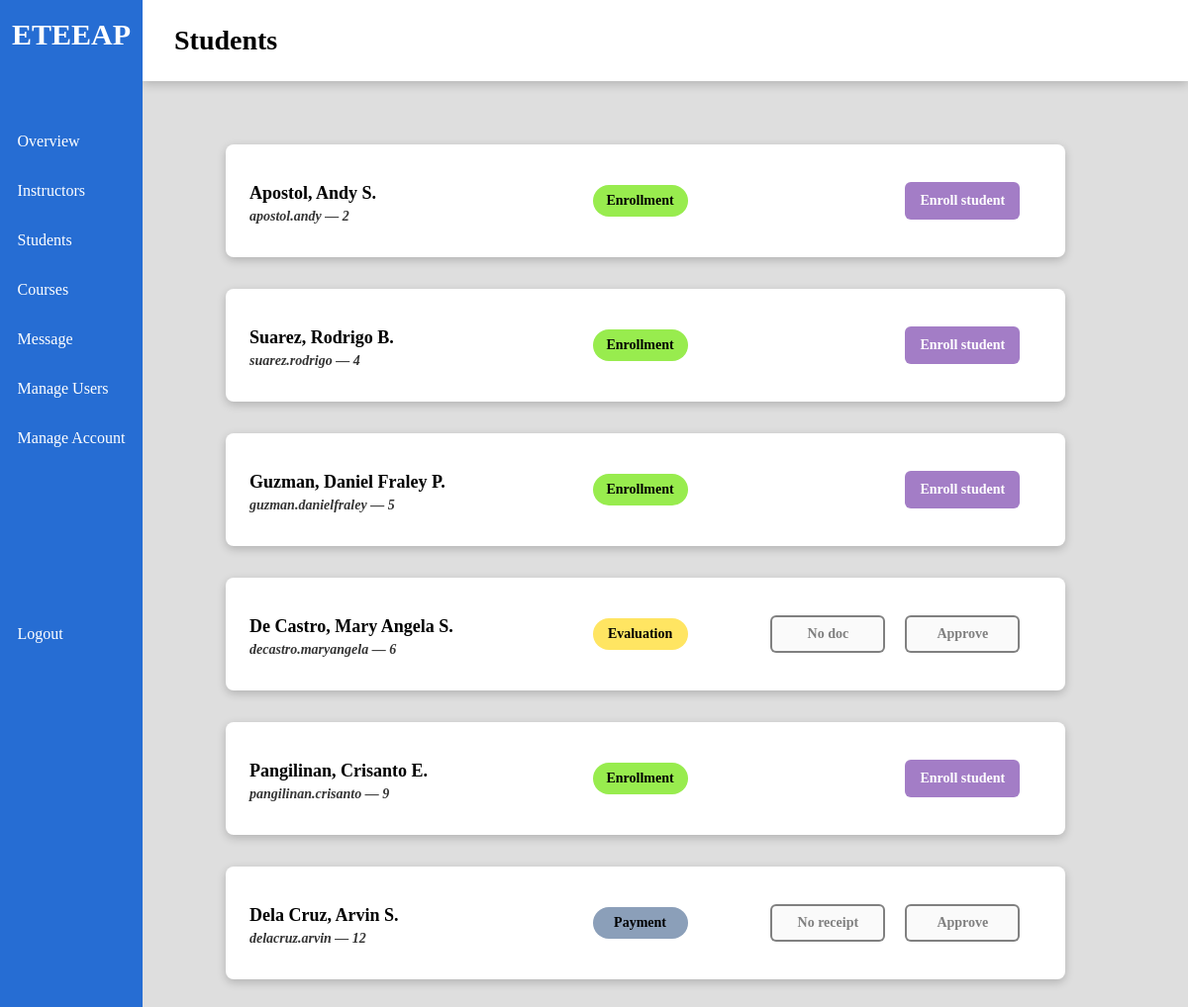
The page /index/admin_students (signed in) on the database its author committed.
### models.py (models this page shows)
class User(db.Model):
    __tablename__ = "users"
    id = db.Column("id", db.Integer, primary_key=True)
    username = db.Column("username", db.String(64), unique=True, nullable=False)
    f_name = db.Column("f_name", db.String(64))
    m_name = db.Column("m_name", db.String(64))
    l_name = db.Column("l_name", db.String(64))
    password = db.Column("password", db.String(64), nullable=False)
    user_type = db.Column(db.Enum('admin', 'instructor', 'student'), nullable=False)

class Student(db.Model):
    __tablename__ = "students"
    id = db.Column("id", db.Integer, primary_key=True)
    user = db.Column("user", db.Integer, db.ForeignKey('users.id'))
    progress = db.Column(db.Enum('payment', 'evaluation', 'enrollment', 'completion'), nullable=False, default='payment')
    receipt_filepath = db.Column("receipt_filepath", db.String(64))
    document_filepath = db.Column("application_document_filepath", db.String(64))
    enrollments = db.relationship("Enrollment", backref='students')

### views.py (the view)
@views.route('/admin_students')
def admin_students():
    if g.user != 'admin':
        return redirect(url_for('.unauthorized'))
    views = user_views[g.user]
    students = db.get_students()
    data = { 'students': [] }
    for s in students:
        info = {
            'name': f"{s['l_name'].title()}, {s['f_name']} {s['m_name'][0]}.",
            'username': s['username'],
            'id': s['id'],
            'uid': s['user'],
            'progress': s['progress'],
            'receipt': s['receipt_filepath'],
            'doc': s['document_filepath']
        }
        data['students'].append(info)
    return render_template('students-admin.html', page="Students", data=data, views=views)

### db_functions.py (called while the page is built)
def get_user(user_id):
    return User.query.filter_by(id=user_id).first().__dict__

def get_students():
    students = []
    for student in Student.query.all():
        student = student.__dict__
        userinfo = get_user(student['user'])
        student['f_name'] = userinfo['f_name']
        student['l_name'] = userinfo['l_name']
        student['m_name'] = userinfo['m_name']
        student['username'] = userinfo['username']
        students.append(student)
    return students

### views.py (called while the page is built)
@views.before_request
def verify_permissions():
    g.user = None
    if 'user' in session:
        g.user = session['user']
    else:
        return redirect('/login')

### templates/students-admin.html (shortened to what this page needs)
{% extends "index.html" %}
{% block content %}
<div class="main-content">
    {% for student in data.students %}
    <div class="main-row">
        <div class="card bar color-white">
            <div class="left">
                <div class="card-strongtext"> {{ student.name}} </div>
                <div class="card-subtext">{{ student.username }} — {{ student.uid }}</div>
            </div>
            <div class="middle">
                <div class="cell {{ student.progress }}"> {{ student.progress.title() }} </div>
            </div>
            <div class="right">
                {% if student.progress == 'payment' and student.receipt %}
                    <a href="{{url_for(".get_receipt", user_id=student.uid )}}" target="_blank"><button class="btn-grey">View receipt</button></a>
                    <button class="btn-green" onclick="approveStatus('{{student.id}}', '{{student.progress}}')">Approve</button>
                {% elif student.progress == 'payment' %}
                    <button disabled>No receipt</button>
                    <button disabled>Approve</button>
                {% elif student.progress == 'evaluation' and student.doc %}
                    <a href="{{url_for(".get_document", user_id=student.uid )}}" target="_blank"><button class="btn-grey">View doc</button></a>
                    <button class="btn-green" onclick="approveStatus('{{student.id}}', '{{student.progress}}')">Approve</button>
                {% elif student.progress == 'evaluation' %}
                    <button disabled>No doc</button>
                    <button disabled>Approve</button>
                {% elif student.progress == 'enrollment' %}
                    <button class="btn-purple" onclick="modifyStudentCourses('{{student.id}}')">Enroll student</button>
                {% endif %}
            </div>
        </div>
    </div>
    {% endfor %}
</div>
{% endblock %}

### static/styles/index.css (style rules this page uses)
* { margin: 0; padding: 0; font-family: quicksand; }
body { background-color: #dedede; }
button { color: white; font-size: 14px; padding: 12px; border: none; border-radius: 6px; }
button[disabled] { cursor: default; color: rgba(47, 47, 47, 0.6); border: 2px solid rgba(47, 47, 47, 0.6);; }
.btn-purple { background-color: rgba(153, 111, 192, 0.9); }

### rows shown on the page
User: username "apostol.andy"
User: username "suarez.rodrigo"
User: username "guzman.danielfraley"
Student: name "De Castro, Mary Angela S.", username "decastro.maryangela", uid "6", progress "Evaluation", shows "No doc"
User: username "pangilinan.crisanto"
User: name "Dela Cruz, Arvin S.", username "delacruz.arvin", uid "12", progress "Payment", shows "No receipt"

### other values the page prints
{{ view.name }} "Overview" "Instructors" "Students" "Courses" "Message" "Manage Users" "Manage Account"
{{ page }} "Students"
{{ student.name }} "Apostol, Andy S." "Suarez, Rodrigo B." "Guzman, Daniel Fraley P." "Pangilinan, Crisanto E."
{{ student.uid }} "2" "4" "5" "9"
{{ student.progress.title() }} "Enrollment" "Enrollment" "Enrollment" "Enrollment"
